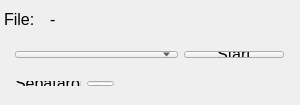
<?xml version="1.0" encoding="UTF-8"?>
<ui version="4.0">
 <class>MainWindow</class>
 <widget class="QMainWindow" name="MainWindow">
  <property name="geometry">
   <rect>
    <x>0</x>
    <y>0</y>
    <width>300</width>
    <height>105</height>
   </rect>
  </property>
  <property name="windowTitle">
   <string>MainWindow</string>
  </property>
  <widget class="QWidget" name="centralWidget">
   <widget class="QWidget" name="">
    <property name="geometry">
     <rect>
      <x>4</x>
      <y>70</y>
      <width>121</width>
      <height>27</height>
     </rect>
    </property>
    <layout class="QHBoxLayout" name="horizontalLayout_2">
     <item>
      <widget class="QLabel" name="label_2">
       <property name="maximumSize">
        <size>
         <width>100</width>
         <height>16777215</height>
        </size>
       </property>
       <property name="font">
        <font>
         <pointsize>12</pointsize>
        </font>
       </property>
       <property name="text">
        <string>Sepataror:</string>
       </property>
      </widget>
     </item>
     <item>
      <widget class="QLineEdit" name="lineEditSeparator">
       <property name="maximumSize">
        <size>
         <width>30</width>
         <height>16777215</height>
        </size>
       </property>
       <property name="font">
        <font>
         <pointsize>12</pointsize>
        </font>
       </property>
       <property name="text">
        <string> - </string>
       </property>
      </widget>
     </item>
    </layout>
   </widget>
   <widget class="QWidget" name="">
    <property name="geometry">
     <rect>
      <x>4</x>
      <y>40</y>
      <width>291</width>
      <height>29</height>
     </rect>
    </property>
    <layout class="QHBoxLayout" name="horizontalLayout">
     <item>
      <widget class="QComboBox" name="comboBox">
       <property name="font">
        <font>
         <pointsize>12</pointsize>
        </font>
       </property>
      </widget>
     </item>
     <item>
      <widget class="QPushButton" name="pushButtonStart">
       <property name="minimumSize">
        <size>
         <width>100</width>
         <height>0</height>
        </size>
       </property>
       <property name="maximumSize">
        <size>
         <width>100</width>
         <height>16777215</height>
        </size>
       </property>
       <property name="font">
        <font>
         <pointsize>12</pointsize>
        </font>
       </property>
       <property name="text">
        <string>Start</string>
       </property>
      </widget>
     </item>
    </layout>
   </widget>
   <widget class="QLabel" name="label">
    <property name="geometry">
     <rect>
      <x>4</x>
      <y>10</y>
      <width>40</width>
      <height>19</height>
     </rect>
    </property>
    <property name="sizePolicy">
     <sizepolicy hsizetype="Minimum" vsizetype="Preferred">
      <horstretch>0</horstretch>
      <verstretch>0</verstretch>
     </sizepolicy>
    </property>
    <property name="minimumSize">
     <size>
      <width>40</width>
      <height>0</height>
     </size>
    </property>
    <property name="maximumSize">
     <size>
      <width>40</width>
      <height>16777215</height>
     </size>
    </property>
    <property name="font">
     <font>
      <pointsize>12</pointsize>
     </font>
    </property>
    <property name="text">
     <string>File:</string>
    </property>
   </widget>
   <widget class="QLabel" name="labelName">
    <property name="geometry">
     <rect>
      <x>50</x>
      <y>10</y>
      <width>241</width>
      <height>19</height>
     </rect>
    </property>
    <property name="sizePolicy">
     <sizepolicy hsizetype="Minimum" vsizetype="Preferred">
      <horstretch>0</horstretch>
      <verstretch>0</verstretch>
     </sizepolicy>
    </property>
    <property name="minimumSize">
     <size>
      <width>150</width>
      <height>0</height>
     </size>
    </property>
    <property name="baseSize">
     <size>
      <width>200</width>
      <height>0</height>
     </size>
    </property>
    <property name="font">
     <font>
      <pointsize>12</pointsize>
     </font>
    </property>
    <property name="text">
     <string>-</string>
    </property>
   </widget>
  </widget>
 </widget>
 <layoutdefault spacing="6" margin="11"/>
 <resources/>
 <connections/>
</ui>
